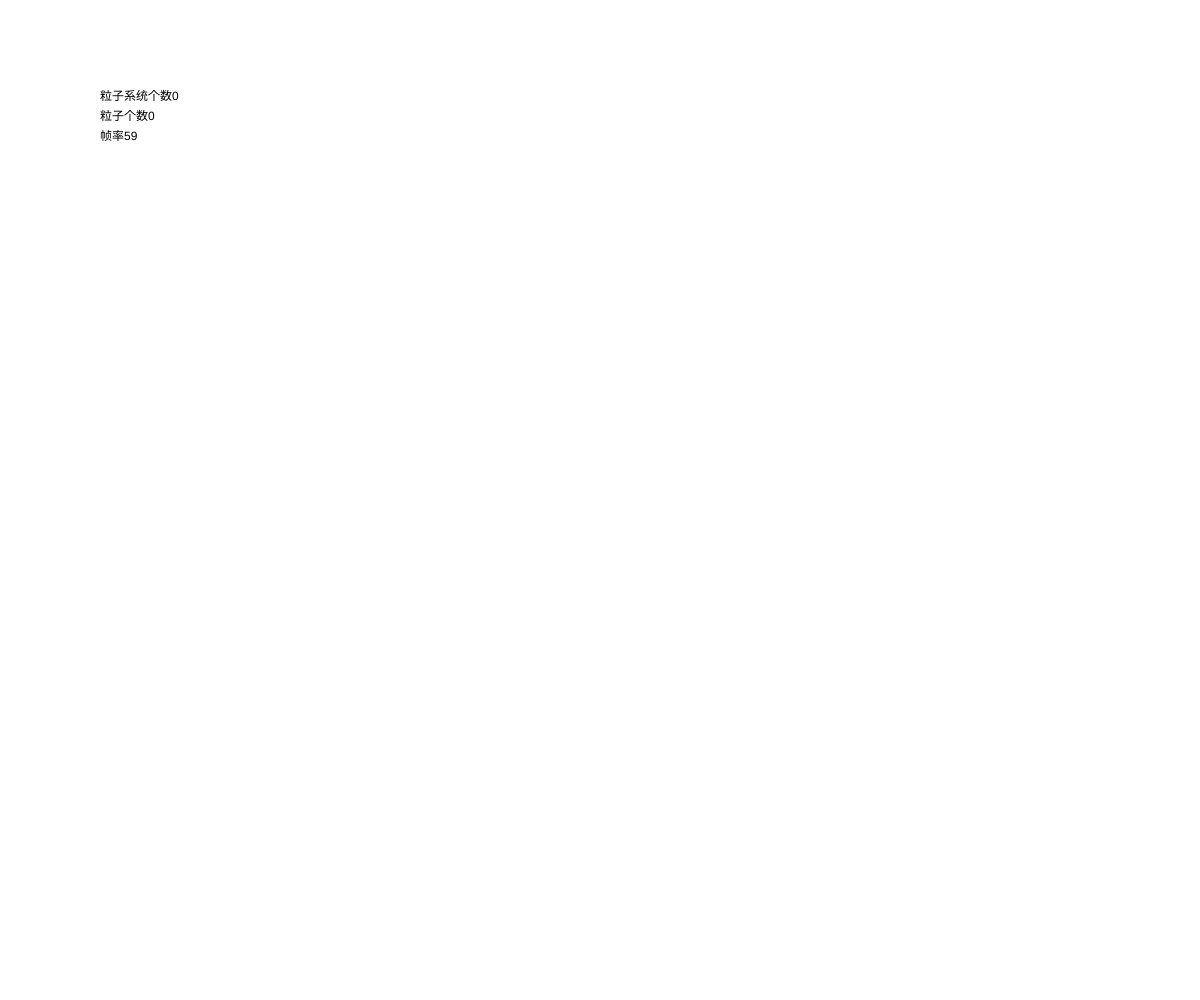
Frame 1 (no input)
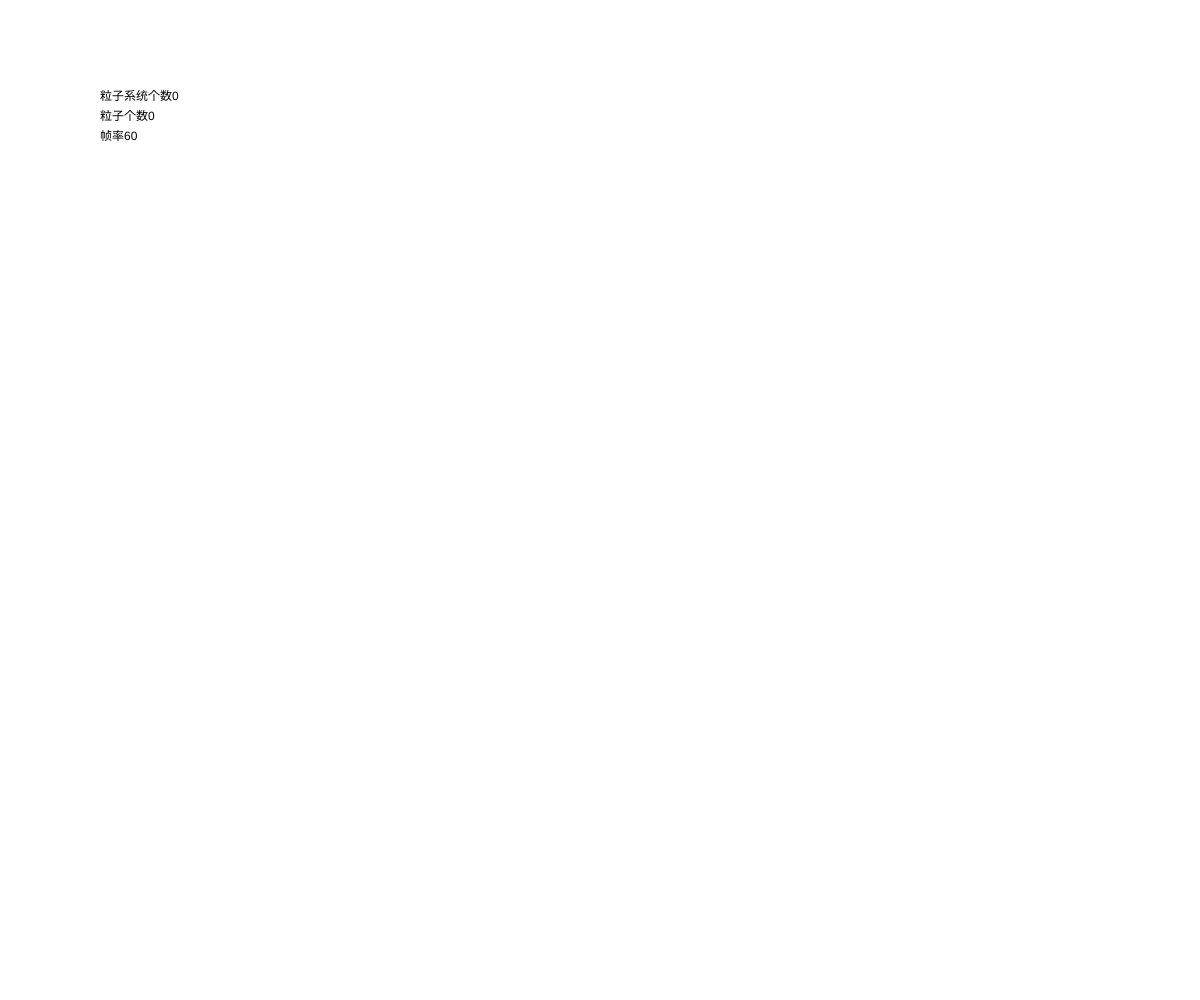
Frame 60 (no input)
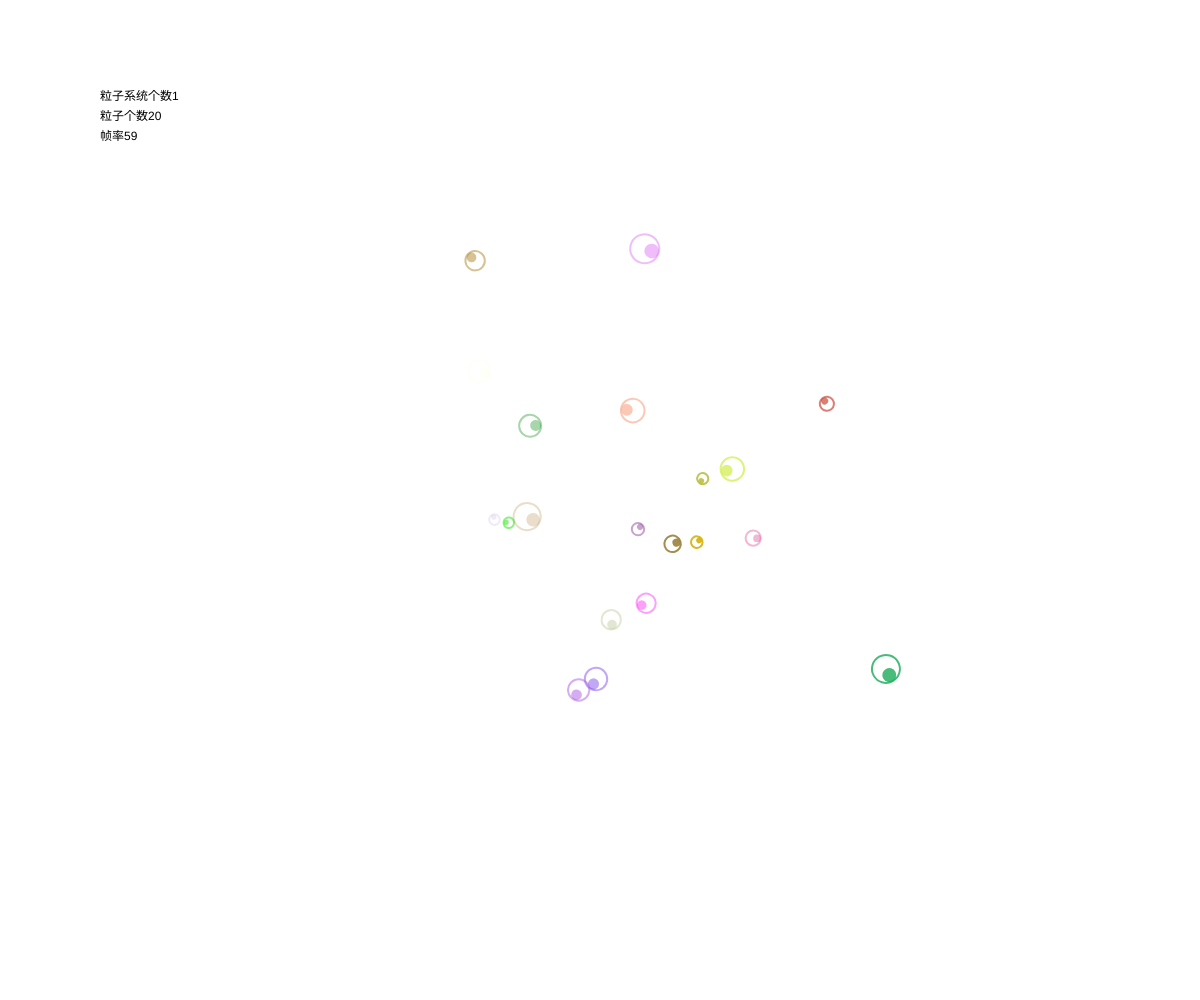
Frame 120 (the mouse pressed at the canvas centre since frame 60)

The p5.js sketch that drew these frames (run headless with seeded random() and noise() and a simulated clock; from frame 60 on, the mouse is pressed at the canvas centre):

// p5.js sketch
// ── sketch.js
class Particle{
  constructor(pos,size,lifespan){
    this.lifespan = lifespan;
    this.size = size;
    this.isDead = lifespan <= 0;

    this.pos = pos.copy();
    this.vel = createVector();
    this.acc = createVector();

    this.angle = random(0,Math.PI * 2);
    this.angleAcc = 0;
    this.angleVel = 0;

    this.color = color(random(0,255),random(0,255),random(0,255),255);
  }

  applyForce(force){
    this.acc.add(force);
  }

  applyTorque(torque){
    this.angleAcc += torque;
  }

  update(){
    this.vel.add(this.acc);
    this.pos.add(this.vel);
    this.acc.mult(0);

    this.angleVel += this.angleAcc;
    this.angle += this.angleVel;

    this.lifespan -= 1;
    if(this.lifespan <= 0)  {
      this.isDead = true;
      this.lifespan = 0;
    }
  }

  display(){
    this.color.setAlpha(this.lifespan);
    push();
      translate(this.pos.x,this.pos.y);
      rotate(this.angle);

      stroke(this.color);
      strokeWeight(2);
      noFill();
      circle(0,0,this.size);
      fill(this.color);
      noStroke();
      circle(0,0+this.size/4,this.size/2);
    pop();
  }
}

class ParticleSystem{
  constructor(pos){
    this.arr = [];
    this.pos = pos;
    this.isDead = false;
  }

  generate(len){
    for(let i = 0;i < len;i ++){
      let life = random(100,300);
      let size = random(10,30);
      let randPos = p5.Vector.random2D().mult(random(30,60));
      let particle = new Particle(randPos.add(this.pos),size,life);
      this.arr.push(particle);
    }
  }

  getNum(){
    return this.arr.length;
  }

  run(){
    for(let i = this.arr.length - 1;i >= 0;i --){
      let item = this.arr[i];
      if(item.isDead){
        this.arr.splice(i,1);
      }
    }

    this.arr.forEach((p)=>{
      p.applyForce(p5.Vector.random2D().mult(0.6));
      p.applyTorque(random(-0.05,0.05));
      p.update();
      p.display();
    });

    this.isDead = this.arr.length <= 0;
  }
}

class ParticleSystemSystem{
  constructor(){
    this.arr = [];
  }

  getNum(){
    return this.arr.map((item)=>{ return item.getNum()}).reduce((acc,curr)=>acc + curr,0);
  }

  getSystemNum(){
    return this.arr.length;
  }

  generateSystem(pos,num){
    let system = new ParticleSystem(pos);
    system.generate(num);
    this.arr.push(system);
  }

  run(){
    text(`粒子系统个数${this.getSystemNum()}`,100,100);
    text(`粒子个数${this.getNum()}`,100,120);
    text(`帧率${Math.floor(frameRate())}`,100,140);

    for(let i = this.arr.length - 1;i >= 0;i --){
      let system = this.arr[i];
      if(system.isDead){
        this.arr.splice(i,1);
      }
    }

    for(let i = 0;i < this.arr.length;i ++){
      let system = this.arr[i];
      system.run();
    }
  }
}

let particelSystemSystem = null;
let canGen = true;
function setup() {
  createCanvas(windowWidth,windowHeight);
  particelSystemSystem = new ParticleSystemSystem();
}

function draw() {
  background(255);
  if(mouseIsPressed && canGen){
    canGen = false;
    particelSystemSystem.generateSystem(createVector(mouseX,mouseY),20);
  }

  particelSystemSystem.run();
}


function mouseReleased(){
  canGen = true;
}
